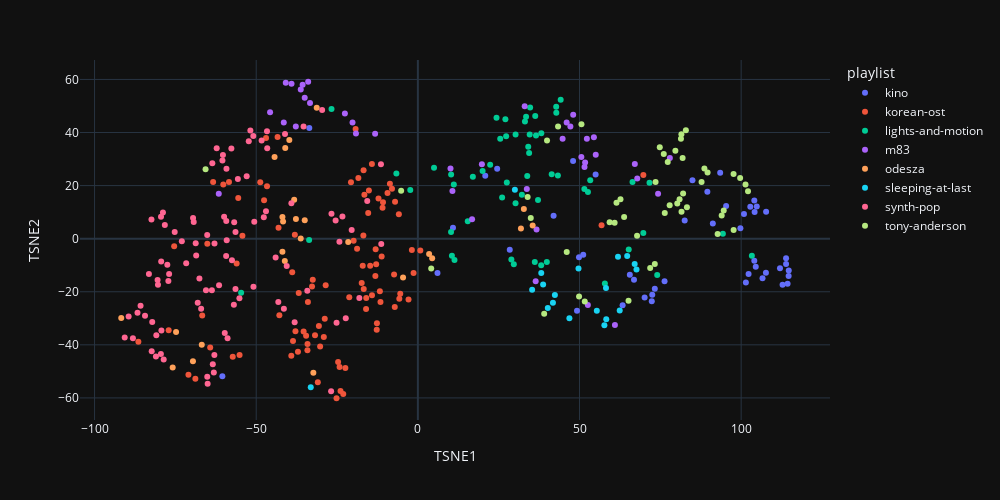

The cell this chart's notebook holds for it:
### Code cell
import plotly.express as px
px.scatter(
    tsne_results,
    x='TSNE1',
    y='TSNE2',
    template='plotly_dark',
    hover_data=['song_name', 'artist'],
    color='playlist',
    height=500,
    width=1000
).show()

### Figure 1 — Plotly figure (JSON) as saved in the notebook; plotly's stock layout.template omitted (floating-point values rounded to 4 significant figures; data arrays with more than 128 entries replaced by an {"elided": "..."} marker saying what was removed)
{"data": [{"customdata": [["Ivan Sings", "Aram Khachaturian"], ["Prélude in E Minor, Op. 28, No. 4", "Frédéric Chopin"], ["Above the Trees", "Kino"], ["All", "Kino"], ["Anew", "Kino"], ["As a Cloud", "Kino"], ["Away", "Kino"], ["Bloom", "Kino"], ["Charleston", "Kino"], ["Donau", "Kino"], ["Each and Every (Ambient Mix)", "Kino"], ["Each and Every (Piano)", "Kino"], ["Each and Every", "Kino"], ["Erlöst  Redeemed", "Kino"], ["Gathering", "Kino"], ["God Bless Us, Every One", "Kino"], ["Hearth", "Kino"], ["Hēo", "Kino"], ["In Earnest", "Kino"], ["Leinwand (Piano)", "Kino"], ["Leinwand", "Kino"], ["Lightly Tread", "Kino"], ["Lone", "Kino"], ["Many Colors", "Kino"], ["Merrily, Merrily", "Kino"], ["O Tannenbaum", "Kino"], ["Presidio", "Kino"], ["Rambuteau", "Kino"], ["Seafarer's Quartet", "Kino"], ["Seems", "Kino"], ["Silent Night", "Kino"], ["Silver Lake", "Kino"], ["St John's", "Kino"], ["Sunshine - Original", "Kino"], ["Swell", "Kino"], ["The Holly and the Ivy", "Kino"], ["The Weight Unbearable (Piano)", "Kino"], ["The Weight Unbearable", "Kino"], ["Till", "Kino"], ["Trio in E-flat Minor", "Kino"], ["Under", "Kino"], ["Water Lilies", "Kino"], ["Wide Awake", "Kino"], ["Willeth", "Kino"], ["Wolden", "Kino"], ["Yule", "Kino"], ["Piano Sonata No. 14 in C-Sharp Minor, Op. 27 No. 2 “Moonlight”- I. Adagio sostenuto", "Ludwig van Beethoven"]], "hovertemplate": "playlist=kino<br>TSNE1=%{x}<br>TSNE2=%{y}<br>song_name=%{customdata[0]}<br>artist=%{customdata[1]}<extra></extra>", "legendgroup": "kino", "marker": {"color": "#636efa", "symbol": "circle"}, "mode": "markers", "name": "kino", "orientation": "v", "showlegend": true, "x": [102.8, 104.2, 41.98, 51.15, 49.84, 82.53, 65.56, 72.51, 73.29, 20.84, 114.4, 112.8, 63.33, 6.062, 24.53, 91.24, 106.6, 100.9, 84.93, 114.7, 113.9, 102.3, 95.34, 28.42, 101.5, 104.5, 54.98, 112.0, 76.3, 104.8, 104.1, 72.35, 10.86, -33.58, -60.47, 49.23, 114.7, 113.9, 93.51, 70.14, 99.76, 107.7, 66.86, 89.54, 48.01, 107.7, 104.1], "xaxis": "x", "y": [12.03, 10.07, 8.617, -6.074, -6.951, 6.859, -13.56, -21.1, -18.85, 23.71, -16.95, -17.37, -25.12, -12.95, 26.36, 5.722, -14.88, 9.334, 22.01, -12.0, -9.575, -13.27, 12.34, -4.138, -16.53, -10.54, 24.14, -11.19, -16.02, 12.17, -8.308, -23.54, 4.077, 41.72, -51.83, -27.17, -14.09, -7.408, 24.87, -22.18, 3.883, -12.85, -15.48, 17.69, 29.28, 10.15, 14.38], "yaxis": "y", "type": "scatter"}, {"customdata": {"elided": "95x2 str values"}, "hovertemplate": "playlist=korean-ost<br>TSNE1=%{x}<br>TSNE2=%{y}<br>song_name=%{customdata[0]}<br>artist=%{customdata[1]}<extra></extra>", "legendgroup": "korean-ost", "marker": {"color": "#EF553B", "symbol": "circle"}, "mode": "markers", "name": "korean-ost", "orientation": "v", "showlegend": true, "x": [-47.57, -13.14, -34.16, -23.93, -23.08, -64.23, -13.06, -7.144, -11.57, -16.74, -1.33, -15.97, -38.05, 56.82, -17.37, -21.22, -5.45, -34.57, -35.34, -31.82, -57.26, -20.69, -19.87, -18.8, -30.95, -16.02, -14.75, 0.7623, -22.43, -25.16, -30.61, -32.74, -65.13, -37.09, -34.01, -16.86, -36.85, -63.33, -34.14, -77.08, -66.7, -10.93, -9.39, -60.19, -10.79, -5.738, -19.25, -58.43, -56.06, -12.18, -32.51, -7.356, -54.27, -30.23, -37.86, -38.87, -55.15, 69.75, -42.84, -24.21, -86.45, -48.75, -8.012, -1.856, -11.2, -39.14, -68.82, -75.38, -14.22, -15.15, -16.79, -12.73, -16.54, -5.884, -18.41, -14.19, -11.75, -38.62, -28.8, -43.39, -12.66, -15.36, -43.1, -24.67, -70.97, -46.96, -12.9, -55.56, -29.09, -2.893, -8.648, -7.059, -17.06, -46.66, -28.51], "xaxis": "x", "y": [14.5, -14.05, -42.06, -57.43, -58.53, -41.04, -3.992, -25.74, -23.82, -18.94, -12.95, -22.33, 1.439, 5.03, -16.67, -22.04, -20.79, -36.59, -34.95, -36.4, -44.51, 21.23, -0.7944, -3.771, -54.14, -26.53, -10.15, -4.465, -48.75, -60.13, -32.92, -18.0, -1.917, -42.58, -23.81, 1.194, -20.45, 21.38, -39.68, -34.48, -28.95, 11.63, 17.18, 20.41, 13.77, -22.65, 41.32, 21.39, -9.313, 15.1, -15.43, -13.49, 1.085, -40.59, -34.92, -12.64, -43.82, 24.04, -28.84, -48.36, -38.87, 21.24, 18.79, -4.292, -6.746, -44.16, -52.77, -2.826, 28.17, 18.15, 25.75, -34.28, 16.56, 9.219, 22.84, -21.28, -19.85, -38.55, -30.21, 38.28, -31.87, 9.652, 4.163, -46.5, -51.31, 37.92, -9.636, 15.3, -37.07, -22.92, 20.66, 13.94, -10.19, 19.8, -17.57], "yaxis": "y", "type": "scatter"}, {"customdata": [["A Speck of Light - Reimagined", "Lights & Motion"], ["A Speck of Light", "Lights & Motion"], ["All the Way", "Lights & Motion"], ["Anamorphic", "Lights & Motion"], ["Anchor", "Lights & Motion"], ["Anomaly", "Lights & Motion"], ["Antlers", "Lights & Motion"], ["Arms Wide Open", "Lights & Motion"], ["As the World Goes Away", "Lights & Motion"], ["As They Sleep", "Lights & Motion"], ["Aurora", "Lights & Motion"], ["Deafening Silence", "Lights & Motion"], ["DNA", "Lights & Motion"], ["Equals", "Lights & Motion"], ["Everest", "Lights & Motion"], ["Exhale", "Lights & Motion"], ["Feathers", "Lights & Motion"], ["Fireflies", "Lights & Motion"], ["From Dust", "Lights & Motion"], ["Glistening - Reimagined", "Lights & Motion"], ["Glistening", "Lights & Motion"], ["Glow", "Lights & Motion"], ["I See You (feat. Frida Sundemo)", "Lights & Motion"], ["I See You - Reimagined (feat. Frida Sundemo)", "Lights & Motion"], ["Lucid Dreaming", "Lights & Motion"], ["Northern Lights", "Lights & Motion"], ["Pandora", "Lights & Motion"], ["Panic Attack", "Lights & Motion"], ["Paper Wings", "Lights & Motion"], ["Parachutes", "Lights & Motion"], ["Particle Storm", "Lights & Motion"], ["Perfect Symmetry", "Lights & Motion"], ["Phoenix", "Lights & Motion"], ["Reanimation - Revisited 10th Anniversary Edition", "Lights & Motion"], ["Reborn", "Lights & Motion"], ["Separated Hearts - Reimagined", "Lights & Motion"], ["Separated Hearts", "Lights & Motion"], ["Silver Lining", "Lights & Motion"], ["Sleeping Giant", "Lights & Motion"], ["Sypher", "Lights & Motion"], ["The First Day", "Lights & Motion"], ["The Great Wide Open - Reimagined", "Lights & Motion"], ["The Great Wide Open", "Lights & Motion"], ["The Moments Before", "Lights & Motion"], ["The Spectacular Quiet", "Lights & Motion"], ["The World I Remember", "Lights & Motion"], ["This Explosion Within", "Lights & Motion"], ["Touching Sky", "Lights & Motion"], ["We Only Have Forever", "Lights & Motion"], ["When Everything Is Falling", "Lights & Motion"], ["Wilderness", "Lights & Motion"], ["Winter Solstice", "Lights & Motion"], ["Wolves (feat. Johan Hasselblom)", "Lights & Motion"], ["Wolves - Reimagined (feat. Johan Hasselblom)", "Lights & Motion"], ["Woven", "Lights & Motion"], ["Year Zero", "Lights & Motion"]], "hovertemplate": "playlist=lights-and-motion<br>TSNE1=%{x}<br>TSNE2=%{y}<br>song_name=%{customdata[0]}<br>artist=%{customdata[1]}<extra></extra>", "legendgroup": "lights-and-motion", "marker": {"color": "#00cc96", "symbol": "circle"}, "mode": "markers", "name": "lights-and-motion", "orientation": "v", "showlegend": true, "x": [52.61, 11.12, 30.21, 69.74, 30.23, 57.84, 34.42, 27.07, 10.26, 65.22, 41.4, 17.0, 42.79, 74.03, 27.51, 15.43, 33.83, 10.53, 34.14, 38.15, 36.17, 53.32, -54.66, -33.64, 39.88, 94.35, -26.71, 33.12, 103.3, 10.29, 11.32, 66.4, 20.02, 24.32, 26.06, 28.93, 29.68, 32.18, 25.47, 22.36, 71.65, 43.31, 37.16, 38.18, -2.346, 34.59, 4.998, 27.31, 33.48, 44.17, 34.72, 51.5, 36.3, -6.643, 42.82, 36.54], "xaxis": "x", "y": [17.58, 20.39, 13.38, 2.179, 39.27, -16.9, 32.25, 45.05, 2.491, -4.087, 24.25, 23.31, 49.73, -13.72, 21.18, 6.594, 23.57, -6.453, 34.62, -10.02, -8.789, 21.97, -20.33, -0.4549, -8.816, 1.872, 48.85, 44.18, -6.464, 24.16, -8.057, 21.36, 25.51, 45.56, 15.49, -7.891, -9.602, 16.58, 37.63, 27.89, 21.08, 23.77, 14.55, 39.77, 18.34, 39.21, 26.72, 38.63, 45.95, 52.36, 49.45, 18.68, 46.26, 24.53, 47.47, 38.89], "yaxis": "y", "type": "scatter"}, {"customdata": [["Another Wave from You", "M83"], ["Claudia Lewis", "M83"], ["Echoes of Mine", "M83"], ["Fountains", "M83"], ["Intro", "M83"], ["Klaus I Love You", "M83"], ["Midnight City", "M83"], ["My Tears Are Becoming a Sea", "M83"], ["New Map", "M83"], ["Ok Pal", "M83"], ["Outro", "M83"], ["Raconte-moi une histoire", "M83"], ["Reunion", "M83"], ["Soon, My Friend", "M83"], ["Splendor", "M83"], ["Steve Mcqueen", "M83"], ["This Bright Flash", "M83"], ["Train to Pluton", "M83"], ["Wait", "M83"], ["When Will You Come Home", "M83"], ["Where the Boats Go", "M83"], ["Year One, One Ufo", "M83"], ["Ashes of Our Fathers", "M83"], ["Canyon Battle", "M83"], ["Earth 2077", "M83"], ["Fearful Odds", "M83"], ["I'm Sending You Away", "M83"], ["Jack's Dream", "M83"], ["Losing Control", "M83"], ["Odyssey Rescue", "M83"], ["Radiation Zone", "M83"], ["Raven Rock", "M83"], ["StarWaves", "M83"], ["Tech 49", "M83"], ["Temples of Our Gods", "M83"], ["Undimmed by Time, Unbound by Death", "M83"], ["Waking Up", "M83"], ["You Can't Save Her", "M83"], ["Oblivion", "M83"]], "hovertemplate": "playlist=m83<br>TSNE1=%{x}<br>TSNE2=%{y}<br>song_name=%{customdata[0]}<br>artist=%{customdata[1]}<extra></extra>", "legendgroup": "m83", "marker": {"color": "#ab63fa", "symbol": "circle"}, "mode": "markers", "name": "m83", "orientation": "v", "showlegend": true, "x": [10.69, -40.86, -20.21, 16.77, -35.0, -33.36, -45.71, 10.09, -41.48, -39.08, -61.58, -37.76, -35.65, -13.23, 36.44, -36.23, -22.57, 55.02, -19.15, 60.95, 67.11, -33.93, 48.04, 46.02, 33.04, 47.18, 51.73, 74.3, 44.77, 67.86, 33.7, 51.55, 36.71, 77.95, 54.45, 52.58, 52.28, 50.57, 19.8], "xaxis": "x", "y": [17.94, 58.78, 43.82, 7.355, 53.09, 51.14, 47.63, 26.49, 43.81, 58.35, 16.92, 42.27, 57.99, 39.54, -16.07, 56.24, 47.18, 31.67, 39.68, -32.53, 28.13, 59.13, 46.69, 43.8, 49.92, 42.24, 28.71, 16.94, 37.62, 22.69, 18.72, 26.98, 3.5, 30.41, 38.22, -24.99, 37.61, 30.73, 28.04], "yaxis": "y", "type": "scatter"}, {"customdata": [["A Moment Apart", "ODESZA"], ["Across The Room (feat. Leon Bridges)", "ODESZA"], ["Boy", "ODESZA"], ["Corners Of The Earth (feat. RY X)", "ODESZA"], ["Divide (feat. Kelsey Bulkin)", "ODESZA"], ["Everything At Your Feet (feat. The Chamanas)", "ODESZA"], ["Falls (feat. Sasha Alex Sloan)", "ODESZA"], ["Falls (Reprise) (feat. Sasha Alex Sloan)", "ODESZA"], ["Falls (Reprise) - Instrumental", "ODESZA"], ["Higher Ground (feat. Naomi Wild)", "ODESZA"], ["Higher Ground (Reprise) (feat. Naomi Wild)", "ODESZA"], ["Higher Ground (Reprise) - Instrumental", "ODESZA"], ["Intro", "ODESZA"], ["It’s Only (feat. Zyra) - ODESZA VIP Remix", "ODESZA"], ["Just A Memory (feat. Regina Spektor)", "ODESZA"], ["La Ciudad", "ODESZA"], ["Late Night", "ODESZA"], ["Line Of Sight (feat. WYNNE & Mansionair)", "ODESZA"], ["Line Of Sight (Reprise) (feat. WYNNE & Mansionair)", "ODESZA"], ["Line Of Sight (Reprise) - Instrumental", "ODESZA"], ["Loyal", "ODESZA"], ["Memories That You Call (feat. Monsoonsiren) - ODESZA & Golden Features VIP Remix", "ODESZA"], ["Meridian", "ODESZA"], ["Show Me", "ODESZA"], ["Thin Floors And Tall Ceilings", "ODESZA"]], "hovertemplate": "playlist=odesza<br>TSNE1=%{x}<br>TSNE2=%{y}<br>song_name=%{customdata[0]}<br>artist=%{customdata[1]}<extra></extra>", "legendgroup": "odesza", "marker": {"color": "#FFA15A", "symbol": "circle"}, "mode": "markers", "name": "odesza", "orientation": "v", "showlegend": true, "x": [-34.99, -41.15, -91.75, -75.84, -41.69, -36.23, -41.89, -32.33, -4.579, -38.26, 4.418, 32.78, -69.57, -39.76, -74.8, -41.02, -41.89, -37.72, 3.477, 35.51, -31.29, -66.84, -44.32, -21.55, 31.88], "xaxis": "x", "y": [6.983, -8.413, -29.9, -48.53, 6.515, 0.06489, 8.207, -50.56, -14.65, 14.66, -7.364, 11.23, -46.22, 37.2, -35.17, 34.14, -4.919, 7.444, -5.783, 4.938, 49.35, -39.93, 30.74, -1.229, 3.827], "yaxis": "y", "type": "scatter"}, {"customdata": [["April 10, 2019- Powehi - Image of a Black Hole", "Sleeping At Last"], ["August 12, 2018- Perseid Meteor Shower", "Sleeping At Last"], ["August 21, 2017- Total Solar Eclipse", "Sleeping At Last"], ["December 13, 2017- Geminid Meteor Shower", "Sleeping At Last"], ["December 17, 2018- Farout", "Sleeping At Last"], ["December 21, 2020- The Great Conjunction", "Sleeping At Last"], ["December 25, 2021- Webb Space Telescope - Launch", "Sleeping At Last"], ["February 1, 2023- C2022 E3 - Comet Ztf", "Sleeping At Last"], ["February 13, 2019- Opportunity - Mission Complete", "Sleeping At Last"], ["February 18, 2021- Perseverance - Mars Landing", "Sleeping At Last"], ["January 30, 2020- Spitzer - Final Voyage", "Sleeping At Last"], ["January 31, 2018- Super Blue Blood Moon", "Sleeping At Last"], ["July 22, 2020- C  2020 F3 - Comet Neowise", "Sleeping At Last"], ["July 27, 2018- Total Lunar Eclipse", "Sleeping At Last"], ["July 4, 2020- Aphelion", "Sleeping At Last"], ["June 24, 2022- Parade of Planets", "Sleeping At Last"], ["June 30, 2018- Pds 70b (Birth of a Planet)", "Sleeping At Last"], ["October 30, 2018- Kepler - Goodnight", "Sleeping At Last"], ["September 15, 2017- Cassini - The Grand Finale", "Sleeping At Last"]], "hovertemplate": "playlist=sleeping-at-last<br>TSNE1=%{x}<br>TSNE2=%{y}<br>song_name=%{customdata[0]}<br>artist=%{customdata[1]}<extra></extra>", "legendgroup": "sleeping-at-last", "marker": {"color": "#19d3f3", "symbol": "circle"}, "mode": "markers", "name": "sleeping-at-last", "orientation": "v", "showlegend": true, "x": [46.87, 35.35, 57.69, 58.27, 62.43, 61.9, 30.01, 58.19, 38.17, 55.35, 40.19, 64.75, 67.06, 49.68, 41.78, 67.62, -33.13, 42.38, 38.74], "xaxis": "x", "y": [-30.0, -19.25, -32.65, -30.33, -27.05, -6.837, 18.42, -18.63, -12.97, -27.17, -26.13, -6.539, -9.551, -11.23, -24.15, -11.64, -55.98, -21.23, -17.25], "yaxis": "y", "type": "scatter"}, {"customdata": {"elided": "96x2 str values"}, "hovertemplate": "playlist=synth-pop<br>TSNE1=%{x}<br>TSNE2=%{y}<br>song_name=%{customdata[0]}<br>artist=%{customdata[1]}<extra></extra>", "legendgroup": "synth-pop", "marker": {"color": "#FF6692", "symbol": "circle"}, "mode": "markers", "name": "synth-pop", "orientation": "v", "showlegend": true, "x": [-90.68, -59.73, -59.3, -69.53, -44.0, -79.39, -48.33, -47.65, -79.45, -89.47, -56.41, -56.92, -15.66, -50.86, -61.49, -65.03, -65.14, -62.23, -80.39, -68.72, -85.78, -63.57, -80.9, -39.12, -34.2, -50.91, -40.57, -79.33, -82.17, -60.29, -62.95, -78.62, -88.14, -56.41, -84.39, -18.1, -82.4, -65.54, -69.33, -41.1, -25.44, -52.95, -60.45, -59.13, -20.47, -59.21, -38.11, -76.94, -59.26, -68.57, -56.81, -63.11, -26.72, -67.57, -65.16, -77.5, -63.43, -77.17, -71.66, -59.94, -23.33, -83.19, -11.32, -46.98, -86.72, -62.91, -80.51, -24.26, -52.31, -81.02, -82.33, -51.81, -25.15, -43.17, -63.72, -26.83, -29.61, -35.35, -46.68, -46.6, -78.85, -55.68, -41.44, -57.69, -67.04, -22.3, -50.61, -11.42, -68.09, -78.27, -57.51, -73.01, -79.49, -75.21, -58.87, -55.19], "xaxis": "x", "y": [-37.27, -35.5, -6.555, 7.816, -7.126, -8.64, 37.01, 8.067, 8.271, -29.28, -19.0, -24.85, 14.24, -18.11, -17.59, -54.67, -52.02, 34.07, -17.36, -1.743, -25.28, 28.45, -36.42, 13.32, -19.59, 38.71, -10.29, -34.6, -31.36, 31.49, -43.8, -45.55, -37.49, 2.508, -29.05, -22.32, 7.215, -19.39, 6.282, 39.4, 6.839, 23.55, 29.44, -0.6178, 3.283, 26.38, -31.5, -13.28, 6.706, -6.354, 6.169, -50.46, 9.368, -15.05, 1.377, -9.831, -47.29, -15.94, -9.297, 8.295, 8.31, -13.32, -1.996, 10.35, -27.95, -1.79, -15.54, -1.192, 36.68, -44.36, -42.43, 40.79, -31.72, -23.89, -19.39, -57.53, 48.5, 42.23, 40.47, 34.11, 9.893, 22.48, -26.41, 34.0, -26.39, -30.0, 6.362, 28.09, -24.18, 5.114, -8.132, -0.9784, -43.43, 2.475, -37.51, -22.49], "yaxis": "y", "type": "scatter"}, {"customdata": [["Allure", "Tony Anderson"], ["Aurora", "Tony Anderson"], ["Chasm", "Tony Anderson"], ["Darkest Night", "Tony Anderson"], ["Deep Waters - Original Sketch", "Tony Anderson"], ["Deep Waters", "Tony Anderson"], ["Delusion", "Tony Anderson"], ["Eyes Wide Open - Cinematic Mix", "Tony Anderson"], ["Eyes Wide Open", "Tony Anderson"], ["Face of the Father", "Tony Anderson"], ["Farthest Seas", "Tony Anderson"], ["Finding Your Heart", "Tony Anderson"], ["Halo", "Tony Anderson"], ["High Tide", "Tony Anderson"], ["Immanuel", "Tony Anderson"], ["Immersion", "Tony Anderson"], ["In the Distance", "Tony Anderson"], ["Incision", "Tony Anderson"], ["Like a Child - Cinematic Mix", "Tony Anderson"], ["Low Tide", "Tony Anderson"], ["Lune", "Tony Anderson"], ["Morning's Wings", "Tony Anderson"], ["Nightingale", "Tony Anderson"], ["No Place on Earth", "Tony Anderson"], ["Nocturne in Paris", "Tony Anderson"], ["Perennial", "Tony Anderson"], ["Resurrect", "Tony Anderson"], ["Retour", "Tony Anderson"], ["Shalom", "Tony Anderson"], ["Slipstream", "Tony Anderson"], ["Something Can Grow", "Tony Anderson"], ["Spiriteaux", "Tony Anderson"], ["The King", "Tony Anderson"], ["The Way Home", "Tony Anderson"], ["Thin Place - Abbreviated", "Tony Anderson"], ["Thin Place", "Tony Anderson"], ["We Are One", "Tony Anderson"], ["Wir Sind Gleich", "Tony Anderson"], ["Younger", "Tony Anderson"], ["Éclosion", "Tony Anderson"], ["Éphémère", "Tony Anderson"], ["Arpège", "Tony Anderson"], ["Nuit", "Tony Anderson"], ["Tenderness - Woven Remix", "Tony Anderson"], ["Tenderness", "Tony Anderson"], ["Cambodia - Ross Lara Remix", "Tony Anderson"], ["Cambodia", "Tony Anderson"], ["Oyarsa", "Tony Anderson"]], "hovertemplate": "playlist=tony-anderson<br>TSNE1=%{x}<br>TSNE2=%{y}<br>song_name=%{customdata[0]}<br>artist=%{customdata[1]}<extra></extra>", "legendgroup": "tony-anderson", "marker": {"color": "#B6E880", "symbol": "circle"}, "mode": "markers", "name": "tony-anderson", "orientation": "v", "showlegend": true, "x": [74.83, 67.8, 73.29, 76.06, 94.6, 93.98, 81.38, 80.24, 59.32, 39.95, 33.95, 81.89, 88.63, 63.79, 81.55, 97.67, 77.29, 77.88, 61.43, 39.07, 82.04, 50.6, 92.71, 4.127, 71.86, 101.3, 60.86, 80.94, 43.36, 46.04, 49.85, 87.75, 79.65, 81.52, 62.67, 83.22, 89.6, 82.9, 51.62, 102.1, 99.68, 73.53, 65.16, -65.67, 97.65, -5.171, 34.92, 76.37], "xaxis": "x", "y": [34.49, 1.137, -9.5, 31.95, 10.6, 8.773, 37.65, 13.24, 6.237, 37.0, 15.68, 30.42, 26.46, 8.17, 10.13, 3.227, 28.91, 12.62, 13.53, -28.31, 16.99, 43.08, 1.753, -11.23, -11.03, 20.39, 6.036, 14.86, 42.27, -5.03, -21.78, 21.36, 33.17, 39.32, 14.88, 11.8, 24.89, 40.9, -23.69, 17.83, 22.9, 21.36, -23.38, 26.13, 24.42, 18.09, 7.771, 9.643], "yaxis": "y", "type": "scatter"}], "layout": {"xaxis": {"anchor": "y", "domain": [0.0, 1.0], "title": {"text": "TSNE1"}}, "yaxis": {"anchor": "x", "domain": [0.0, 1.0], "title": {"text": "TSNE2"}}, "legend": {"title": {"text": "playlist"}, "tracegroupgap": 0}, "margin": {"t": 60}, "height": 500, "width": 1000}}
